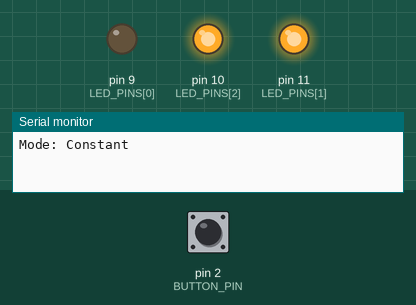
Recording of a sketch running on a simulated Arduino Nano, built with avr-gcc and run on an emulated ATmega328P. Shown: output pins drawn as LEDs (lit = HIGH), the last lines printed to the serial monitor. Dashed ring = blinking. The inputs (shaded band) are chosen by the test bench; at power-on: pin 2 (BUTTON_PIN) HIGH.

Above: at 1.2 s.
1.3 s: pin 2 (BUTTON_PIN) pulled LOW for 1 s
At 2.53 s:
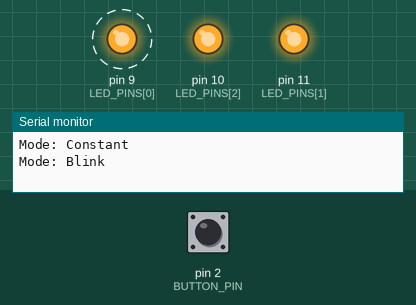
5.3 s: pin 2 (BUTTON_PIN) pulled LOW for 3.2 s
10.0 s: pin 2 (BUTTON_PIN) pulled LOW for 0.15 s
At 10.43 s:
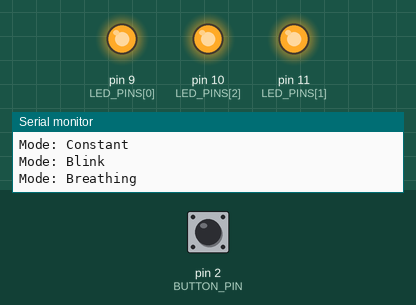
At 12.64 s:
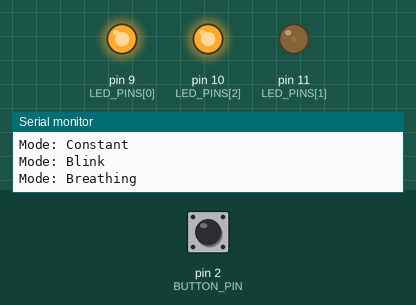
13.1 s: pin 2 (BUTTON_PIN) pulled LOW for 0.15 s
At 15.03 s:
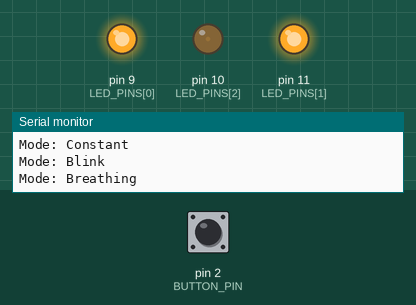
16.2 s: pin 2 (BUTTON_PIN) pulled LOW for 0.15 s
19.3 s: pin 2 (BUTTON_PIN) pulled LOW for 1 s
Timing chart, 0 to 22.3 s (numbered marks = the images above; inputs shaded):
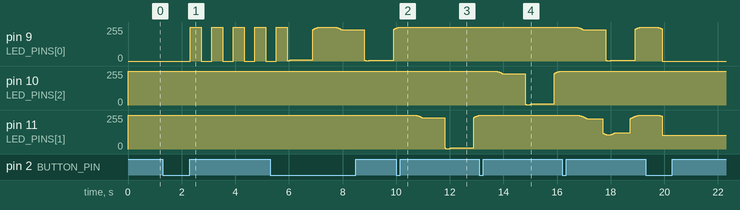

Measured:
- after the input at 1.3 s, pin 9 (LED_PINS[0]): alternates 255/255 for 0.40 s and 0/255 for 0.40 s, starting after 1.0 s
- after the input at 10.0 s, pin 9 (LED_PINS[0]): goes on until 10.2 s, then stays 255/255
- after the input at 13.1 s, pin 11 (LED_PINS[1]): goes on until 13.2 s, then stays 255/255

The sketch:

light_stick.ino
```cpp
/*
  Light Stick (加油棒)
  Board : Arduino Nano
  Parts : RGB LED module (pins V R B G), push button module (pins IN VCC GND)

  Controls
    Short click  -> next color
    Double-click -> brightness 100% -> 60% -> 30% -> back to 100% (works in every mode)
    Long press   -> next mode (Constant -> Blink -> Breathing -> back to Constant)

  Wiring
    RGB V      -> 5V        Button IN  -> D2
    RGB R      -> D9        Button VCC -> 5V
    RGB B      -> D10       Button GND -> GND
    RGB G      -> D11
    (5V is needed twice, so share it through the breadboard + rail)
*/

// Module pin order is V R B G, so B goes to D10 and G to D11 (wires run straight across)
const int LED_PINS[3] = {9, 11, 10};   // red, green, blue -- all PWM pins
const int BUTTON_PIN = 2;

// The module has a "V" pin, so it is common anode (LOW = on).
// If the LED is on when it should be off, or the colors look wrong, change this to false.
const bool COMMON_ANODE = true;

const unsigned long DEBOUNCE_MS = 30;
const unsigned long LONG_PRESS_MS = 600;     // hold at least this long to switch mode
const unsigned long DOUBLE_CLICK_MS = 300;   // max gap between the two clicks of a double-click
const unsigned long BLINK_MS = 400;          // on time = off time
const unsigned long BREATH_MS = 3000;        // one full breath (bright -> dark -> bright)

const byte COLORS[][3] = {
  {255,   0,   0},   // red
  {  0, 255,   0},   // green
  {  0,   0, 255},   // blue
  {255, 150,   0},   // yellow
  {  0, 255, 255},   // cyan
  {255,   0, 255},   // magenta
  {255, 255, 255},   // white
};

// The eye doesn't see LED brightness linearly, so these PWM fractions
// look roughly like 100%, 60% and 30%.
const float BRIGHTNESS_LEVELS[] = {1.0, 0.35, 0.1};
const char* BRIGHTNESS_NAMES[] = {"100%", "60%", "30%"};

enum Mode { CONSTANT, BLINK, BREATHING, MODE_COUNT };
const char* MODE_NAMES[] = {"Constant", "Blink", "Breathing"};

int mode = CONSTANT;
int colorIndex = 0;
int brightnessIndex = 0;
unsigned long modeStart = 0;

bool idleLevel;              // button reading when NOT pressed, detected at power-on
bool lastReading;
unsigned long lastBounce = 0;
bool isPressed = false;
bool longPressDone = false;
unsigned long pressStart = 0;
int clickCount = 0;          // short clicks waiting to be decided: single or double
unsigned long lastClickTime = 0;

// level: 0.0 = off, 1.0 = full brightness of the current color
void showColor(float level) {
  for (int i = 0; i < 3; i++) {
    int value = COLORS[colorIndex][i] * level * BRIGHTNESS_LEVELS[brightnessIndex];
    analogWrite(LED_PINS[i], COMMON_ANODE ? 255 - value : value);
  }
}

void setup() {
  Serial.begin(9600);
  for (int i = 0; i < 3; i++) pinMode(LED_PINS[i], OUTPUT);
  pinMode(BUTTON_PIN, INPUT);

  // Works whether the button module outputs HIGH or LOW when pressed.
  // Just don't hold the button while plugging in the USB cable.
  idleLevel = digitalRead(BUTTON_PIN);
  lastReading = idleLevel;
  Serial.println("Mode: Constant");
}

void loop() {
  unsigned long now = millis();

  // ---------- button: debounce, then click / double-click / long press ----------
  bool reading = digitalRead(BUTTON_PIN);
  if (reading != lastReading) {
    lastReading = reading;
    lastBounce = now;
  }

  if (now - lastBounce >= DEBOUNCE_MS) {
    bool down = reading != idleLevel;

    if (down && !isPressed) {                       // just pressed
      isPressed = true;
      longPressDone = false;
      pressStart = now;
    } else if (down && !longPressDone && now - pressStart >= LONG_PRESS_MS) {
      longPressDone = true;                         // long press fires while still holding
      clickCount = 0;                               // and cancels any click still waiting
      mode = (mode + 1) % MODE_COUNT;
      modeStart = now;                              // restart the animation from "on"
      Serial.print("Mode: ");
      Serial.println(MODE_NAMES[mode]);
    } else if (!down && isPressed) {                // just released
      isPressed = false;
      if (!longPressDone) {                         // it was a short click
        clickCount++;
        lastClickTime = now;
        if (clickCount == 2) {                      // double-click: next brightness
          clickCount = 0;
          brightnessIndex = (brightnessIndex + 1) % (sizeof(BRIGHTNESS_LEVELS) / sizeof(BRIGHTNESS_LEVELS[0]));
          Serial.print("Brightness: ");
          Serial.println(BRIGHTNESS_NAMES[brightnessIndex]);
        }
      }
    }
  }

  // A single click only counts once no second click arrived in time
  if (clickCount == 1 && !isPressed && now - lastClickTime > DOUBLE_CLICK_MS) {
    clickCount = 0;
    colorIndex = (colorIndex + 1) % (sizeof(COLORS) / sizeof(COLORS[0]));
  }

  // ---------- light output ----------
  unsigned long t = now - modeStart;

  if (mode == CONSTANT) {
    showColor(1.0);
  } else if (mode == BLINK) {
    showColor((t / BLINK_MS) % 2 == 0 ? 1.0 : 0.0);
  } else {                                          // BREATHING
    float wave = (1 + cos(2 * PI * (t % BREATH_MS) / BREATH_MS)) / 2;   // 1 -> 0 -> 1
    showColor(wave * wave);                         // squared so the fade looks smooth to the eye
  }
}
```
